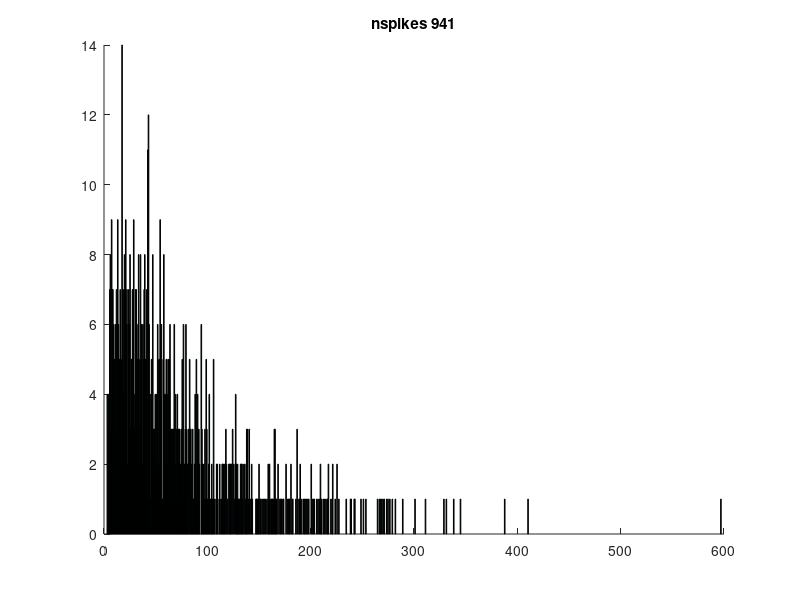

MATLAB code to generate this figure:
 %%%%%%%%%%%%%%%%%%%%%%%%%%%%%%%%%%%%%%%%%%%%%%%%%%%%%%%%%%%%%%%%
 % Generation of Poisson spike train with refractoriness
 % From http://www.cs.dal.ca/~tt/fcns/fcns_programs/spikes/
 % [redacted]
 %%%%%%%%%%%%%%%%%%%%%%%%%%%%%%%%%%%%%%%%%%%%%%%%%%%%%%%%%%%%%%%%
 clear; clf; hold on;  % parameters of the model;
 fr_mean=15/1000;      % mean firing rate per ms

 % generating presynaptic poisson spike trains
 lambda=1/fr_mean;              % time interval/firing rate in interval
 ns=1000;                       % number of spikes to be generated
 isi1=-lambda.*log(rand(ns,1)); % generation of exponential distr. ISIs
 % Delete spikes that are within refractory period
 is=0; 
 for i=1:ns;
    if rand>exp(-isi1(i)^2/32);
       is=is+1;
       isi(is)=isi1(i);
    end
 end

 hist(isi,1000);          % Plot histogram of 1000 bins
 cv=std(isi)/mean(isi)  % coefficient of variation
 title(['nspikes ' num2str(length(isi) + 1)])
 